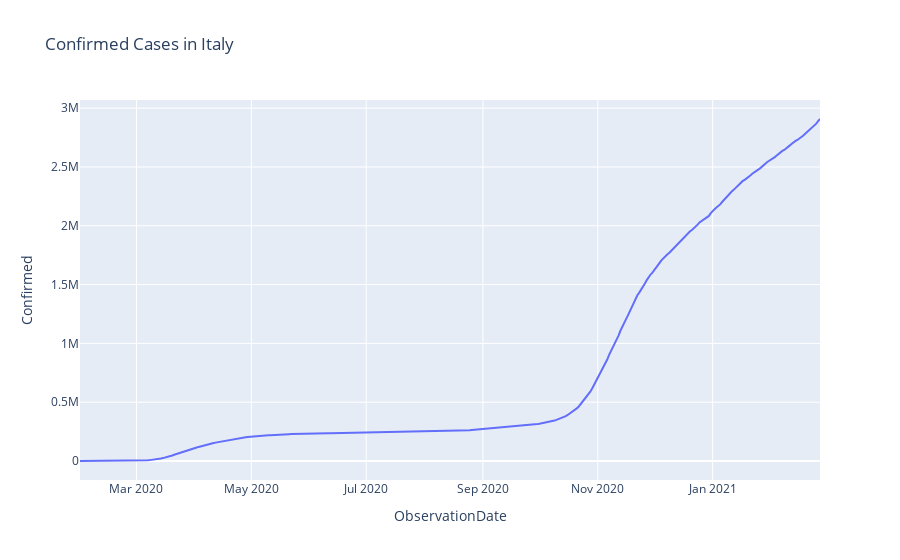
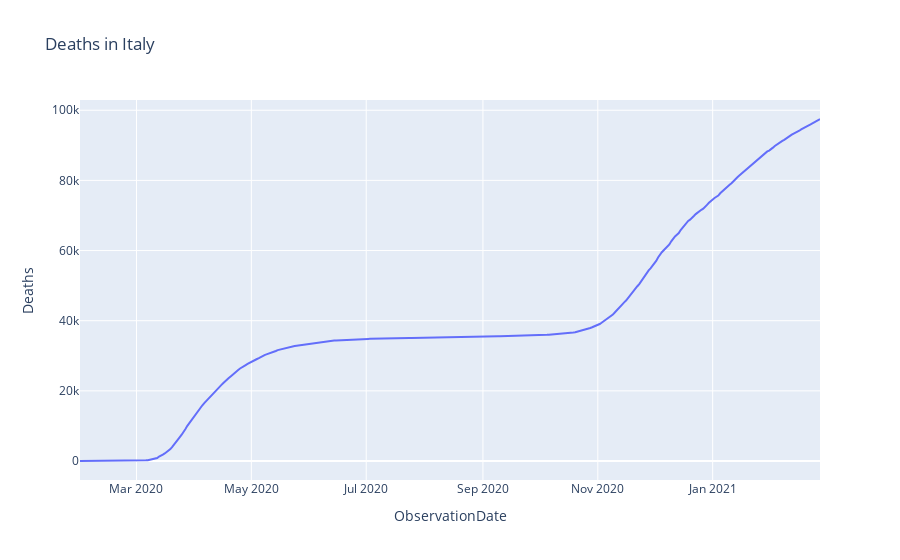

Notebook cell for these charts, in order:
### Markdown cell above
Italy's Trend Visualization: Individual trend

### Code cell
#Group by date
df_italy=df_italy.groupby(['ObservationDate']).sum().reset_index()
df_italy['Week'] = df_italy['ObservationDate'].dt.isocalendar().week
df_italy.head()
#Visualizing Number of Confirmed cases , Deaths and Recovery in italy
fig1=px.line(df_italy,x='ObservationDate',y='Confirmed',title='Confirmed Cases in Italy')
fig2=px.line(df_italy,x='ObservationDate',y='Deaths',title='Deaths in Italy')
fig3=px.line(df_italy,x='ObservationDate',y='Recovered',title='Recovery in Italy')
fig4=px.line(df_italy,x='ObservationDate',y='ActiveCases',title='Active Cases in Italy')
fig1.show()
fig2.show()
fig3.show()
fig4.show()

### Figure 1 — Plotly figure (JSON) as saved in the notebook; plotly's stock layout.template omitted (floating-point values rounded to 4 significant figures; data arrays with more than 128 entries replaced by an {"elided": "..."} marker saying what was removed)
{"data": [{"hovertemplate": "ObservationDate=%{x}<br>Confirmed=%{y}<extra></extra>", "legendgroup": "", "line": {"color": "#636efa", "dash": "solid"}, "marker": {"symbol": "circle"}, "mode": "lines", "name": "", "orientation": "v", "showlegend": false, "type": "scatter", "x": {"elided": "394 str values"}, "xaxis": "x", "y": {"elided": "394 int values"}, "yaxis": "y"}], "layout": {"legend": {"tracegroupgap": 0}, "title": {"text": "Confirmed Cases in Italy"}, "xaxis": {"anchor": "y", "domain": [0, 1], "title": {"text": "ObservationDate"}}, "yaxis": {"anchor": "x", "domain": [0, 1], "title": {"text": "Confirmed"}}}}

### Figure 2 — Plotly figure (JSON) as saved in the notebook; plotly's stock layout.template omitted (floating-point values rounded to 4 significant figures; data arrays with more than 128 entries replaced by an {"elided": "..."} marker saying what was removed)
{"data": [{"hovertemplate": "ObservationDate=%{x}<br>Deaths=%{y}<extra></extra>", "legendgroup": "", "line": {"color": "#636efa", "dash": "solid"}, "marker": {"symbol": "circle"}, "mode": "lines", "name": "", "orientation": "v", "showlegend": false, "type": "scatter", "x": {"elided": "394 str values"}, "xaxis": "x", "y": {"elided": "394 int values"}, "yaxis": "y"}], "layout": {"legend": {"tracegroupgap": 0}, "title": {"text": "Deaths in Italy"}, "xaxis": {"anchor": "y", "domain": [0, 1], "title": {"text": "ObservationDate"}}, "yaxis": {"anchor": "x", "domain": [0, 1], "title": {"text": "Deaths"}}}}
